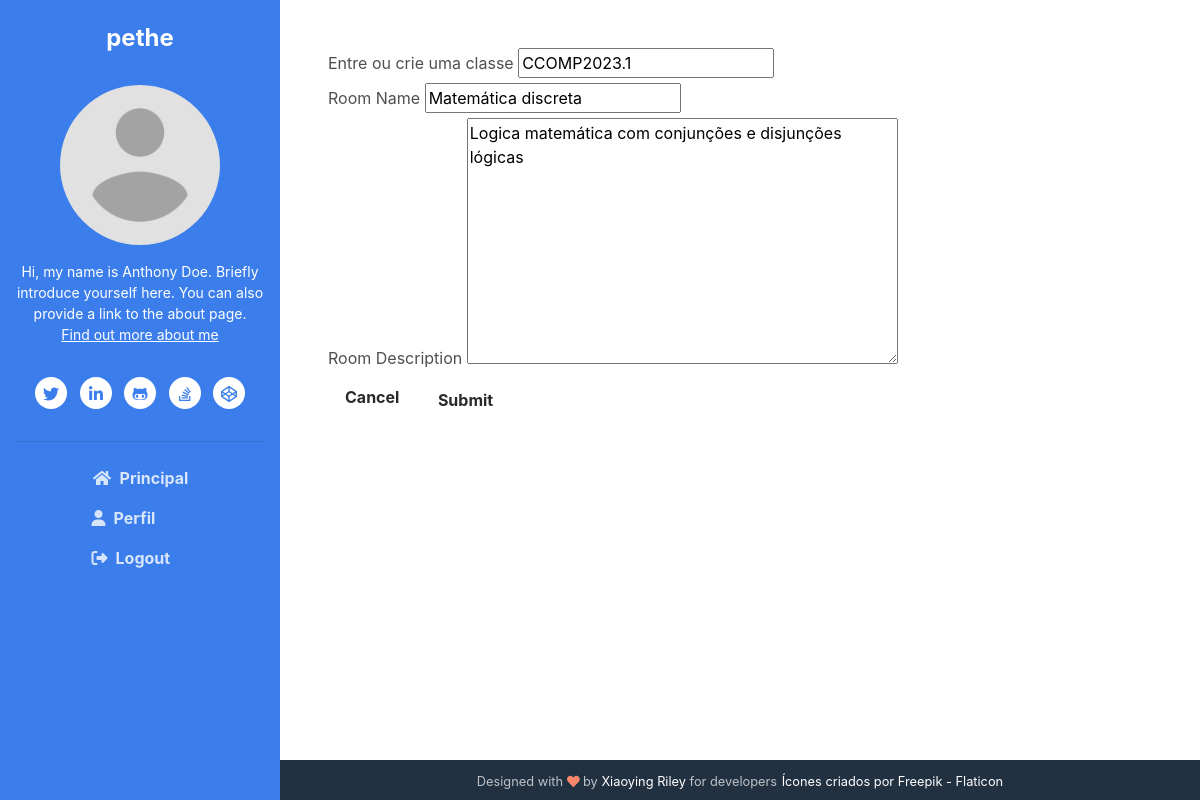
/update-room/14 (signed in), run on an earlier commit of the app's database.
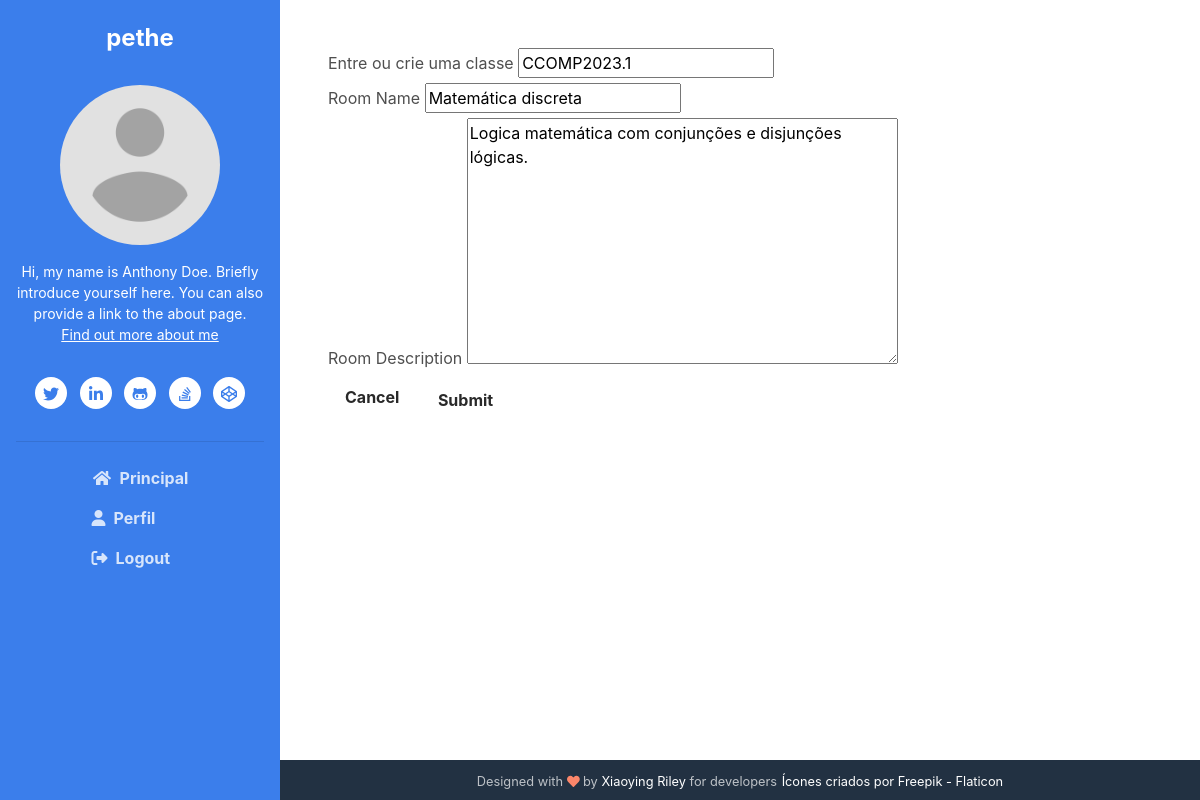
And on a later commit of the database.
### base/models.py (models this page shows, shortened)
class Room(models.Model):
    host = models.ForeignKey(User, on_delete=models.SET_NULL, null=True)
    classe = models.ForeignKey(Classe, on_delete=models.SET_NULL, null=True)
    name = models.CharField(max_length=200)
    desc = models.TextField(null=True, blank=True)
    participants = models.ManyToManyField(
        User, related_name='participants', blank=True)
    updated = models.DateTimeField(auto_now=True)
    created = models.DateTimeField(auto_now_add=True)
    created_in = models.TextField(null=True, blank=True)
    class Meta:
        ordering = ['-updated', '-created']

class Classe(models.Model):
    name = models.CharField(max_length=200)

### base/views.py (the view, shortened to what this page needs)
# urls.py: path('update-room/<str:pk>', views.updateRoom, name='update-room'),
@login_required(login_url='login')
def updateRoom(request, pk):
    room = Room.objects.get(id=pk)
    form = RoomForm(instance=room)
    classes = Classe.objects.all()
    context = {'form': form, 'room': room, 'classes': classes}
    return render(request, 'base/room_form.html', context)

### base/forms.py
class RoomForm(ModelForm):
    class Meta:
        model = Room
        fields = '__all__'
        exclude = ['host', 'participants']

### base/templates/base/room_form.html (shortened to what this page needs)
{% extends 'main.html' %}
{% block content %}
    <div class="main-container">
        <form action="" method="post">
            <div class="form__group">
              <label for="room_classe">Entre ou crie uma classe</label>
              <input required type="text" value="{{room.classe.name}}" name="classe" list="classe-list" />
            </div>
            <div class="form__group">
              <label for="room_name">Room Name</label>
              {{form.name}}
            </div>
            <div class="form__group">
              <label for="room_description">Room Description</label>
              {{form.desc}}
            </div>
            <div class="form__action">
              <a class="btn btn--dark" href="{% url 'home' %}">Cancel</a>
              <input type="submit" class="btn btn--main">
            </div>
        </form>
    </div>
{% endblock content %}

What changed in the data, as far as the page shows it:
changed Room "Matemática discreta": desc "Logica matemática com conjunções e disjunções lógicas" → "Logica matemática com conjunções e disjunções lógicas."
